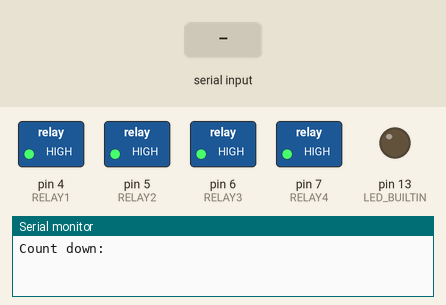
This sketch was run on a simulated Arduino Uno, built with avr-gcc and run on an emulated ATmega328P. On the bench: switched loads named in the sketch (green lamp = pin HIGH), output pins drawn as LEDs (lit = HIGH), the last lines printed to the serial monitor. The inputs (shaded band) are chosen by the test bench.

Above: at 1.2 s.
1.3 s: "1" received over Serial
At 3.1 s:
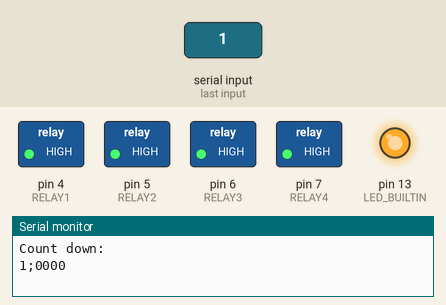
4.3 s: "90,45,200\n" received over Serial
At 5.9 s:
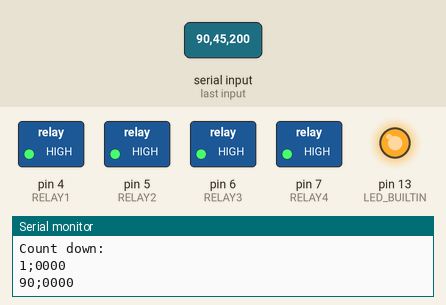
6.8 s: "STATUS,1\n" received over Serial
At 9.4 s:
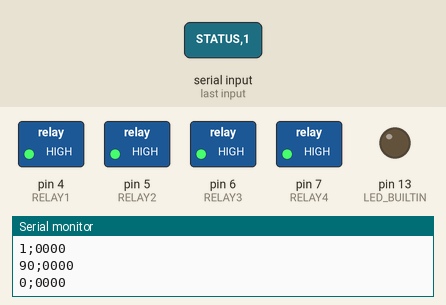
Timing chart, 0 to 10.9 s (numbered marks = the images above; inputs shaded):
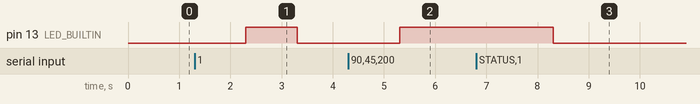

The sketch:

countdown.ino
```cpp
#include <stdio.h>
#include <string.h>
#include <SoftwareSerial.h>

#define RELAY1 4
#define RELAY2 5
#define RELAY3 6
#define RELAY4 7

SoftwareSerial bleSerial(2, 3); // RX, TX


// Main vars
int curTime = 0;
String relayStatus = "0000";
char sample[] = "0100;0000";


void setup() {
  // Open serial communications and wait for port to open:
  Serial.begin(9600);
  while (!Serial) {
    ; // wait for serial port to connect. Needed for native USB port only
  }

  // BLE configure
  bleSerial.begin(9600);

  // send an intro:
  Serial.println("Count down:");


  // internal led
  pinMode(LED_BUILTIN, OUTPUT);


  // all down
  pinMode(RELAY1, OUTPUT);
  pinMode(RELAY2, OUTPUT);
  pinMode(RELAY3, OUTPUT);
  pinMode(RELAY4, OUTPUT);

  relayStatus = "0000";
  updateGPIO(relayStatus);
}

void loop() {
  // Get a command
  if (Serial.available()) {
    inputParse(Serial.readString());
    Serial.println(String(curTime) + ";" + relayStatus);
    updateGPIO(relayStatus);
  }

  if (bleSerial.available()) {
    inputParse(bleSerial.readString());
    bleSerial.print(String(curTime) + ";" + relayStatus);
    updateGPIO(relayStatus);
  }


  if (curTime > 0) {
    delay(1000);
    curTime--;
    if (! curTime > 0) {
      relayStatus = "0000";
      updateGPIO(relayStatus);
    }
    #ifdef DEBUG
    Serial.println(String(curTime) + ";" + relayStatus);
    #endif
  }


}


int inputParse(String input) {

  char delimiter[] = ";";
  char* ptr;
  char buf[sizeof(sample)];

  #ifdef DEBUG
  Serial.println(input);
  #endif

  //Asking for status
  if ((input == "STATUS") || (input == "S")) {
    return 0;
  }


  input.toCharArray(buf, sizeof(buf));

  // Get TimeOut
  ptr = strtok(buf, delimiter);
  if (ptr != NULL) {
    curTime = String(ptr).toInt();
    //Serial.println("Uptime: " + String(curTime));
  }

  // Get Gpio Status
  ptr = strtok (NULL, delimiter);
  if (ptr != NULL) {
    relayStatus = String(ptr);
    //Serial.println("Relay status: " + relayStatus);
  }

  // Sanity
  if (curTime <= 0) {
    curTime = 0;
    relayStatus = "0000";
  }


}


int updateGPIO(String status) {


  #ifdef DEBUG
  bleSerial.print(status);
  Serial.println(status);
  #endif

  //if (relayStatus.length() != 4) {
  //  return(-1);
  //}

  if (curTime > 0) {
    digitalWrite(LED_BUILTIN, HIGH);
  } else {
    digitalWrite(LED_BUILTIN, LOW);
  }

  // Relay 1
  if (status.charAt(0) == '1') {
    digitalWrite(RELAY1,0);
  } else {
    digitalWrite(RELAY1,1);
  }

  // Relay 2
  if (status.charAt(1) == '1') {
    digitalWrite(RELAY2,0);
  } else {
    digitalWrite(RELAY2,1);
  }

  // Relay 3
  if (status.charAt(2) == '1') {
    digitalWrite(RELAY3,0);
  } else {
    digitalWrite(RELAY3,1);
  }

  // Relay 4
  if (status.charAt(3) == '1') {
    digitalWrite(RELAY4,0);
  } else {
    digitalWrite(RELAY4,1);
  }


}
```

Measured:
- after the input at 1.3 s, pin 13 (LED_BUILTIN): LOW → HIGH after 1.0 s, → LOW 1.0 s later
- after the input at 4.3 s, pin 13 (LED_BUILTIN): LOW → HIGH after 1.0 s
- after the input at 6.8 s, pin 13 (LED_BUILTIN): HIGH → LOW after 1.5 s
